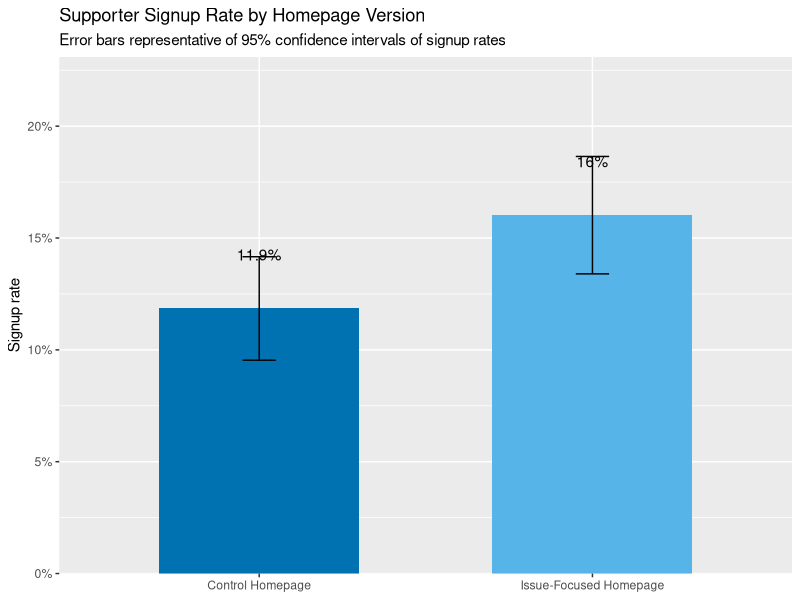
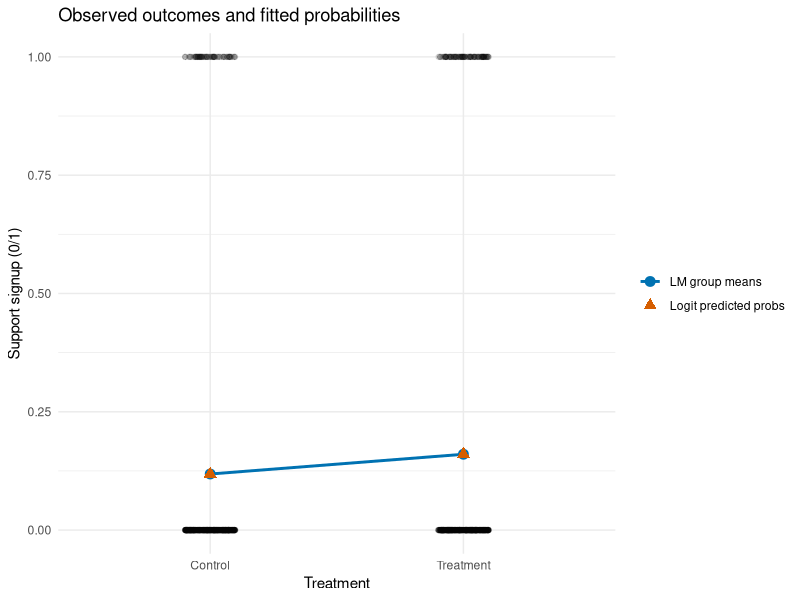
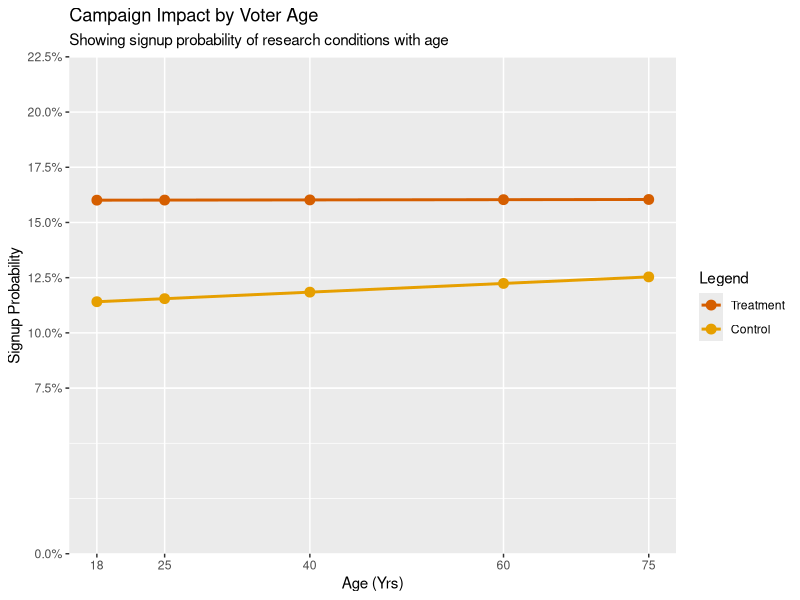

These figures' R source, in order:
## ---- chunk 1
knitr::opts_chunk$set(echo = FALSE, warning = FALSE, message = FALSE)
set.seed(2024)

library(ggplot2)
library(tidyverse)
library(scales)
library(knitr)
library(broom)
# Loading in packages
## ---- chunk 2
# 1. Set sample size
n <- 1500 

# 2. Random treatment assignment
treatment <- rbinom(n = n, size = 1, prob = 0.5)
# Assigning groups to 1 or 0 with 0.5 probability

# 3. Potential outcomes
p_control <- 0.12
p_treated <- 0.17

Y0 <- rbinom(n = n, size = 1, prob = p_control) 
# Simulates individual outcomes of control group
Y1 <- rbinom(n = n, size = 1, prob = p_treated)
# Simulates individual outcomes of treated group

# 4. Realised outcome
afford <- ifelse(treatment == 1, Y1, Y0)

# 5. Data frame

party_ab <- data.frame(
  visitor_id     = 1:n,
  treatment      = treatment,
  support_signup = afford
)
## ---- chunk 3
party_abhead <- head(party_ab)
knitr::kable(party_abhead)

party_absummary <- summary(party_ab)
knitr::kable(party_absummary)

# Additional data inspection

party_abcount <- count(party_ab, treatment, support_signup)

party_abcount $ treatment <- ifelse(party_abcount $ treatment == 0, "Control", "Treatment")
party_abcount $ support_signup <- ifelse(party_abcount $ support_signup == 0, "No", "Yes")

knitr::kable(party_abcount, col.names = c("Group", "Signed up?", "Total"))
## ---- chunk 4
mean_control <- mean(party_ab$support_signup[party_ab$treatment == 0])
mean_treated <- mean(party_ab$support_signup[party_ab$treatment == 1])

means_df <- data.frame(
  treatment = c("Control Homepage", "Issue-Focused Homepage"),
  mean_signup = c(mean_control, mean_treated)
)

knitr::kable(means_df,
             col.names = c("Homepage Version", "Mean Signup Rate"),
             digits = 3)
## ---- chunk 5
means_df $ se <- sqrt(means_df $ mean_signup * (1 - means_df $ mean_signup) /750)

ggplot(means_df, aes(x = treatment, y = mean_signup, fill = treatment)) +
  geom_col(width = 0.6) +
  geom_errorbar(aes(ymin = mean_signup - 1.96 * se,
                    ymax = mean_signup + 1.96 * se),
                width = 0.1,
                colour = "#000000") +
# Adding error bars
  geom_text(
    aes(label = paste0(round(mean_signup * 100, 1), "%")),
    vjust = -4
# Changing vjust for aesthetics
  ) +
  scale_y_continuous(limits = c(0, 0.22),
                     labels = scales::percent_format(accuracy = 1),
                     expand = expansion(mult = c(0, 0.05))) +
# removing padding from y axis
  scale_fill_manual(values = c("Control Homepage" = "#0072B2",
                               "Issue-Focused Homepage" = "#56B4E9")) +
# Colours change to preferred colour-blind friendly palette
  labs(
    x = NULL,
    y = "Signup rate",
    title = "Supporter Signup Rate by Homepage Version",
    subtitle = "Error bars representative of 95% confidence intervals of signup rates"
# Adding in subtitle and capitalisation of title
  ) +
  theme_grey() +
  theme(legend.position = "none")
## ---- chunk 6
# TODO: Compute the difference-in-means ATE
# Edited using Kable for aesthetics 
ate_hat <- mean_treated - mean_control
knitr::kable(ate_hat, col.names = NULL)
## ---- chunk 7
lm_model <- lm(support_signup ~ treatment, data = party_ab)
coefs <- coef(lm_model)

tidy(lm_model, conf.int = TRUE) %>%
  mutate(term = recode(term,
                       "(Intercept)" = "Baseline (Control)",
                       "treatment" = "Campaign Effect (Treatment)")) %>%
  kable(digits = 4,
        col.names = c("Variable", "Estimate", "Std. Error", "t-value", "P-value",
                      "Lower CI", "Upper CI"))

glance(lm_model) %>%
  select(r.squared, adj.r.squared, sigma, p.value) %>%
  kable(digits = 4,
        col.names = c("R-Squared", "Adj. R-Squared", "Residual Std. Error",
                      "Model P-value"))

## ---- chunk 8
coeft <- coefs[2]
kable(c(near(coeft, ate_hat)), col.names = NULL)
## ---- chunk 9
logit_model <- glm(support_signup ~ treatment, data = party_ab,
                   family = binomial(link = "logit"))

tidy(logit_model) %>%
  kable(digits = 4,
        col.names = c("Term", "Estimate", "Std. Error", "z-value", "P-value"))
## ---- chunk 10
p_hat_control <- predict( 
  logit_model,
  newdata = data.frame(treatment = 0),
  type = "response"
)
# Calculates predicted probability of control group signups

p_hat_treated <- predict(
  logit_model,
  newdata = data.frame(treatment = 1),
  type = "response"
)
# Calculates predicted probability of treatment group signups

ate_logit <- p_hat_treated - p_hat_control
# Calculates Average Treatment Effect for the logit model
# Uses probability scale so coefficients can be compared

kable(c("Control Probability" = p_hat_control,
        "Treated Probability" = p_hat_treated,
        "Logit ATE" = ate_logit),
      col.names = NULL, digits = 4)
## ---- chunk 11

# Prepare a data frame for group-level summaries
group_df <- data.frame(
  treatment = c(0, 1),
  mean_signup = c(mean_control, mean_treated),
  model = "LM group means"
)

logit_df <- data.frame(
  treatment = c(0, 1),
  mean_signup = c(p_hat_control, p_hat_treated),
  model = "Logit predicted probs"
)

# Main ggplot
ggplot(party_ab, aes(x = factor(treatment), y = support_signup)) +
  geom_jitter(
    width = 0.1,
    height = 0,
    alpha = 0.1,
    color = "black"
  ) +
  geom_line(
    data = group_df,
    aes(x = factor(treatment), y = mean_signup, group = 1, color = model),
    linewidth = 1
  ) +
  geom_point(
    data = group_df,
    aes(x = factor(treatment), y = mean_signup, color = model),
    size = 3
  ) +
  geom_point(
    data = logit_df,
    aes(x = factor(treatment), y = mean_signup, color = model),
    shape = 17,
    size = 3
  ) +
  scale_x_discrete(labels = c("Control", "Treatment")) +
  scale_y_continuous(limits = c(0, 1)) +
  scale_color_manual(
    values = c(
      "LM group means" = "#0072B2",
      "Logit predicted probs" = "#D55E00"
    )
# Colours change to preferred colour blind-friendly palette
  ) +
  labs(
    x = "Treatment",
    y = "Support signup (0/1)",
    title = "Observed outcomes and fitted probabilities",
    color = NULL
  ) +
  theme_minimal()
## ---- chunk 12
party_ab$age <- round(pmin(pmax(rnorm(nrow(party_ab), mean = 40, sd = 12), 18), 75))
# Adding simulated age variable, specifying normal distribution
# Ages are between 18 and 75, only whole numbers are included

# High political interest: 1 = high interest, 0 = low interest (about 40% high)
party_ab$high_interest <- rbinom(nrow(party_ab), size = 1, prob = 0.4)

knitr::kable(head(party_ab[, c("visitor_id", "treatment", "support_signup", "age",
                               "high_interest")]))
## ---- chunk 13
lm_het_interest <- lm(support_signup ~ treatment * high_interest, data = party_ab)

tidy(lm_het_interest) %>%
  kable(digitd = 4,
        col.names = c("Term", "Estimate", "Std. Error", "t-value", "P-value"))
## ---- chunk 14
lm_age <- lm(support_signup ~ treatment * age, data = party_ab)

target_ages <- c(18, 25, 40, 60, 75)
# Specifying X axis ticks

plot_data <- expand.grid(age = target_ages, treatment = c(0,1))
plot_data $ prob <- predict(lm_age, newdata = plot_data)

lift_summary <- plot_data %>%
  pivot_wider(names_from = treatment, values_from = prob, names_prefix = "grp_") %>%
  mutate(lift = grp_1 - grp_0)
# Creating table before creating visualisation

knitr::kable(lift_summary, digits = 4,
             col.names = c("Age", "Control Rate", "Treatment Rate", "Total Lift"))


custom_y_breaks <- c(0, 0.075, 0.1, 0.125, 0.15, 0.175, 0.2, 0.225)
# Ensuring uniform tick breaks, omitting unnecessary ticks

uniform_gridlines <- seq(0, 0.225, by = 0.025)
# Adjusting background gridlines

ggplot(plot_data, aes(x = age, y= prob, colour = factor(treatment))) +
  geom_line(linewidth = 1) +
  geom_point(size = 3) +
  scale_x_continuous(breaks = c(18, 25, 40, 60, 75)) +
  scale_y_continuous(labels = percent_format(accuracy = 0.1),
                     limits = c(0, 0.225),
                     breaks = custom_y_breaks,
                     minor_breaks = uniform_gridlines,
                     expand = c(0, 0)) +
# Axial edits to increase readability
  scale_colour_manual(values = c("1" = "#D55E00", "0" = "#E69F00"),
                      name = "Legend",
                      breaks = c("1", "0"),
                      labels = c("Treatment", "Control")) +
# Specifying preferred colour blind-friendly palette, editing legend
  labs(title = "Campaign Impact by Voter Age",
       subtitle = "Showing signup probability of research conditions with age",
       x = "Age (Yrs)",
       y = "Signup Probability") +

# Adding labels and title/subtitle
  theme_grey() +
  theme(panel.grid.major = element_line(colour = "white"),
        panel.grid.minor.y = element_line(colour = "white"),
        panel.grid.minor.x = element_blank())
# Editing background gridlines for aesthetics
